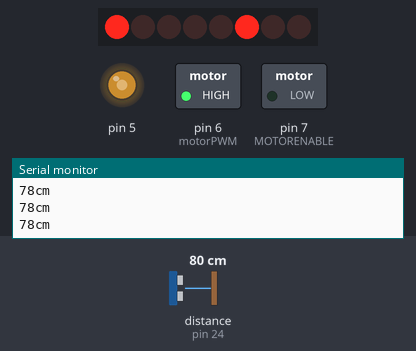
Bench run of a sketch on a simulated Arduino Mega 2560, built with avr-gcc and run on an emulated ATmega2560. On the bench: 8 shift-register outputs drawn as a row of LEDs (first output left, lit = HIGH), switched loads named in the sketch (green lamp = pin HIGH), output pins drawn as LEDs (lit = HIGH), the last lines printed to the serial monitor. Wiring (inferred from the names in the program): ultrasonic range finder: trigger pin 22; echo pin 24; shift register (74HC595): data pin 8; shift clock pin 4; latch pin 12. Wiring (inferred from the signals the program sends): row of LEDs: on Q0, Q1, Q2, Q3, Q4, Q5, Q6, Q7. Inputs (shaded band) come from the test bench; at power-on: distance to the obstacle (sensor on pin 24) 80 cm. The echo pulse lasts 58.3 µs per cm; pins used as bus, display or sensor lines are not drawn.

Above: at 1.2 s.
1.3 s: distance to the obstacle (sensor on pin 24) set to 12 cm
2.8 s: distance to the obstacle (sensor on pin 24) set to 9 cm
At 4.3 s:
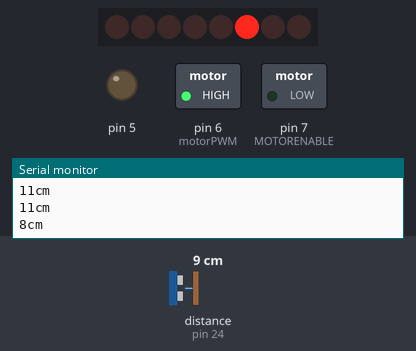
5.3 s: distance to the obstacle (sensor on pin 24) set to 60 cm
At 7.0 s:
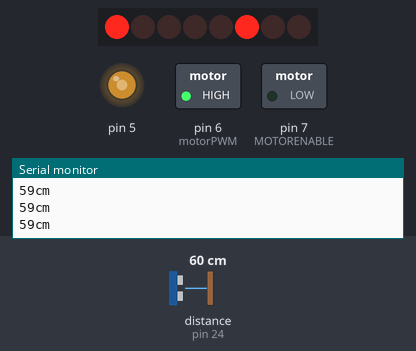
7.3 s: distance to the obstacle (sensor on pin 24) set to 2 cm
At 8.1 s:
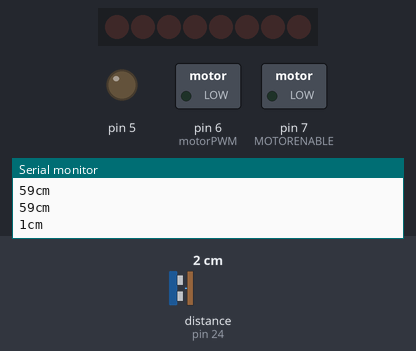
Timing chart, 0 to 10.8 s (numbered marks = the images above; inputs shaded):
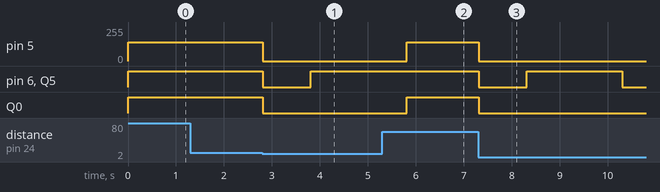

Measured:
- the behaviour switches between 11 and 10 cm on distance to the obstacle (sensor on pin 24) (found by bisection; images 0 and 1)
- after the input at 2.8 s, pin 5: 140/255 → 0/255 at once; pin 6 (motorPWM), Q5: HIGH → LOW at once, → HIGH 1.0 s later; Q0: HIGH → LOW at once
- after the input at 5.3 s, pin 5: 0/255 → 140/255 after 0.51 s; pin 6 (motorPWM): stays HIGH (without the input it goes to LOW after 0.51 s)
- after the input at 7.3 s, pin 5: 140/255 → 0/255 at once; pin 6 (motorPWM), Q5: HIGH → LOW at once, → HIGH 1.0 s later, → LOW 2.0 s later; Q0: HIGH → LOW at once

The sketch:

l293d.ino
```cpp
// L293D 아두이노 핀
#define MOTORLATCH 12
#define MOTORCLK 4
#define MOTORENABLE 7
#define MOTORDATA 8
// 아두이노 PWM 핀
#define MOTOR1_PWM 6    //M3
#define MOTOR2_PWM 5    //M4

// 8-bit bus after the 74HC595 shift register
// (not Arduino pins)
// These are used to set the direction of the bridge driver.
#define MOTOR1_A 5      //M3
#define MOTOR1_B 7
#define MOTOR2_A 0      //M4
#define MOTOR2_B 6

// 모터 제어 코드
#define FORWARD 1
#define BACKWARD 2
#define BRAKE 3
#define RELEASE 4
//////////////////////////////////////////////////////////////
//HC-SR04
#define trig 22
#define echo 24

void setup() {
  pinMode(trig, OUTPUT); // trig(13)핀을 출력모드로 설정한다
  pinMode(echo, INPUT);  // echo(12)핀을 입력모드로 설정한다
  Serial.begin(9600);   // 보드레이트 설정
  Serial.println("Run scv");
}

void loop() {
  digitalWrite(trig, HIGH); // trig(13)핀에 HIGH신호를 보낸다
  delayMicroseconds(10);    // 10마이크로초(1/100,000초) 동안
  digitalWrite(trig, LOW);  // trig(13)핀에 LOW신호를 보낸다
  int distance = pulseIn(echo, HIGH, 100000) * 17 / 1000;
  // 10마이크로초 동안 수신이 되지 않으면 0을 반환
  // (0.0001 = micro초, 초음파 속도 340m/s, 왕복1번(나누기2))
  // d = 0.0001 x 340/2
  // cm값으로 변환시키면 (1000/17)
  // 변수 distance = echo핀이 다시 HIGH신호를 받기까지의 시간 * 17/1000
  Serial.print(distance);  // 변수 distance를 출력한다
  Serial.println("cm");    // 문자열 cm을 출력하고 줄바꿈

  if(distance >= 0 && distance < 10) {      // 장애물 감지(10cm 이내)
    motor_2wheel(RELEASE);
    delay(1000);
    right();                                // 우회전
    /*
    int rnd = random(0, 2);  // 장애물 감지시 좌/우회전 랜덤처리
    if(rnd == 0) {
      right();
    }
    else {
      left();
    }
    */
  }
  else {
    motor_2wheel(FORWARD);
  }
}
void motor_2wheel(int command) {
  switch (command)
    {
    case FORWARD:
      motor(1, FORWARD, 255);
      motor(2, FORWARD, 140);
      break;
    case BACKWARD:
      motor(1, BACKWARD, 128);
      motor(2, BACKWARD, 128);
      break;
    case BRAKE:
      motor(1, BRAKE, 0);
      motor(2, BRAKE, 0);
      break;
    case RELEASE:
      motor(1, RELEASE, 0);
      motor(2, RELEASE, 0);
      break;
    default:
      break;
    }
}
void right() {
  motor(1, FORWARD, 255);
  motor(2, RELEASE, 0);
  delay(2000);
}
void left() {
  motor(1, RELEASE, 0);
  motor(2, FORWARD, 140);
  delay(2000);
}
void motor(int nMotor, int command, int speed) {   // 각각의 모터를 제어하는 함수
  int motorA, motorB;

  if (nMotor >= 1 && nMotor <= 2) {
    switch (nMotor) {
    case 1:
      motorA   = MOTOR1_A;
      motorB   = MOTOR1_B;
      break;
    case 2:
      motorA   = MOTOR2_A;
      motorB   = MOTOR2_B;
      break;
    default:
      break;
    }

    switch (command) {
    case FORWARD:
      motor_output (motorA, HIGH, speed);
      motor_output (motorB, LOW, -1);     // -1: no PWM set
      break;
    case BACKWARD:
      motor_output (motorA, LOW, speed);
      motor_output (motorB, HIGH, -1);    // -1: no PWM set
      break;
    case BRAKE:
      motor_output (motorA, LOW, 255); // 255: fully on.
      motor_output (motorB, LOW, -1);  // -1: no PWM set
      break;
    case RELEASE:
      motor_output (motorA, LOW, 0);  // 0: output floating.
      motor_output (motorB, LOW, -1); // -1: no PWM set
      break;
    default:
      break;
    }
  }
}

void motor_output (int output, int high_low, int speed) {  //motor() 함수를 backup하는 함수
  int motorPWM;

  switch (output) {
  case MOTOR1_A:
  case MOTOR1_B:
    motorPWM = MOTOR1_PWM;
    break;
  case MOTOR2_A:
  case MOTOR2_B:
    motorPWM = MOTOR2_PWM;
    break;

  default:
    speed = -3333;    // 유효하지 않은 speed 값
    break;
  }

  if (speed != -3333) {
    shiftWrite(output, high_low);   // shift register의 방향 설정
    if (speed >= 0 && speed <= 255) {
      analogWrite(motorPWM, speed);
    }
  }
}


// ---------------------------------
// shiftWrite
//
// The parameters are just like digitalWrite().
//
// The output is the pin 0...7 (the pin behind
// the shift register).
// The second parameter is HIGH or LOW.
//
// There is no initialization function.
// Initialization is automatically done at the first
// time it is used.
//
void shiftWrite(int output, int high_low)
{
  static int latch_copy;
  static int shift_register_initialized = false;

  // Do the initialization on the fly,
  // at the first time it is used.
  if (!shift_register_initialized)
  {
    // Set pins for shift register to output
    pinMode(MOTORLATCH, OUTPUT);
    pinMode(MOTORENABLE, OUTPUT);
    pinMode(MOTORDATA, OUTPUT);
    pinMode(MOTORCLK, OUTPUT);

    // Set pins for shift register to default value (low);
    digitalWrite(MOTORDATA, LOW);
    digitalWrite(MOTORLATCH, LOW);
    digitalWrite(MOTORCLK, LOW);
    // Enable the shift register, set Enable pin Low.
    digitalWrite(MOTORENABLE, LOW);

    // start with all outputs (of the shift register) low
    latch_copy = 0;

    shift_register_initialized = true;
  }

  // The defines HIGH and LOW are 1 and 0.
  // So this is valid.
  bitWrite(latch_copy, output, high_low);

  // Use the default Arduino 'shiftOut()' function to
  // shift the bits with the MOTORCLK as clock pulse.
  // The 74HC595 shiftregister wants the MSB first.
  // After that, generate a latch pulse with MOTORLATCH.
  shiftOut(MOTORDATA, MOTORCLK, MSBFIRST, latch_copy);
  delayMicroseconds(5);    // For safety, not really needed.
  digitalWrite(MOTORLATCH, HIGH);
  delayMicroseconds(5);    // For safety, not really needed.
  digitalWrite(MOTORLATCH, LOW);
}
```
